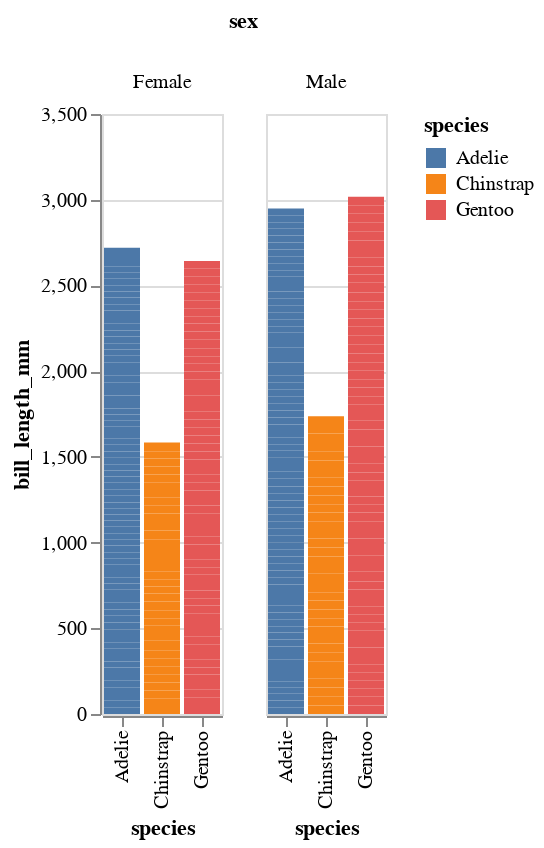

The notebook cell saved with this chart:
### Markdown cell above
Let's also bring the bars back to their default setting, of including zero for quantitative data types (like the y-axis in this example).

### Code cell
alt.Chart(df).mark_bar().encode(
    x=alt.X("species"),
    y=alt.Y("bill_length_mm"),
    color="species",
).facet(
    column="sex"
)

### Figure 1 — Vega-Lite specification as saved in the notebook (floating-point values rounded to 4 significant figures; data arrays with more than 128 entries replaced by an {"elided": "..."} marker saying what was removed)
{"config": {"view": {"continuousWidth": 400, "continuousHeight": 300}}, "data": {"name": "data-a0ec2e5925707c5dba9da2c1e24eff5a"}, "facet": {"column": {"field": "sex", "type": "nominal"}}, "spec": {"mark": "bar", "encoding": {"color": {"field": "species", "type": "nominal"}, "x": {"field": "species", "type": "nominal"}, "y": {"field": "bill_length_mm", "type": "quantitative"}}}, "$schema": "https://vega.github.io/schema/vega-lite/v4.17.0.json", "datasets": {"data-a0ec2e5925707c5dba9da2c1e24eff5a": {"elided": "333 records"}}}
